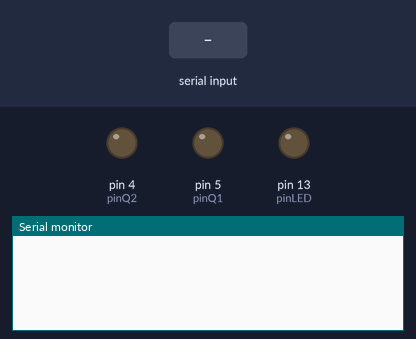
A sketch run on a simulated Arduino Uno, built with avr-gcc and run on an emulated ATmega328P. Shown: output pins drawn as LEDs (lit = HIGH), the last lines printed to the serial monitor. The inputs (shaded band) are chosen by the test bench.

Above: at 1.2 s.
1.3 s: "LED\n" received over Serial
At 1.7 s:
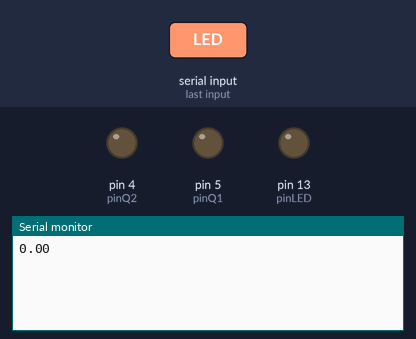
2.8 s: "V\n" received over Serial
At 4.0 s:
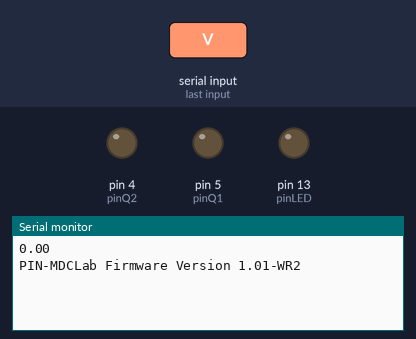
4.3 s: "S\n" received over Serial
At 5.1 s:
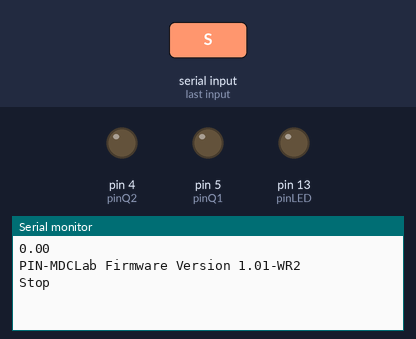

Measured:
- after the input at 1.3 s, the serial monitor: prints a new line at once (image 1)
- after the input at 2.8 s, the serial monitor: prints a new line at once (image 2)
- after the input at 4.3 s, the serial monitor: prints a new line at once (image 3)

The sketch:

dodoku.ino
```cpp
/*
  DC MOTOR Control Lab Firmware
  Pinrolinvic Manembu, Modified for DC Motor AND Adapted to wemos D1 mini R2,
  Oct 2018
  SOURCES Historie:
  Jeffrey Kantor, Initial Version Temperatur Control Labs
  John Hedengren, Modified
  Oct 2017

  scans the serial port looking for case-insensitive commands:
  U1        set Driver 1, range 0 to 100%
  U2        set Driver 2, range 0 to 100%
  KC1       get Encoder data (kecepatan1), returns reading as string
  KC2       get Encoder data (kecepatan2, returns reading as string
  VER       get firmware version string
  X         stop, enter sleep mode
  LED       set LED brightnes, range 0 to 100%
*/

// constants
const String vers = "1.01-WR2";  // version of this firmware
const int baud = 9600;         // serial baud rate
const char sp = ' ';           // command separator
const char nl = '\n';          // command terminator

// pin numbers corresponding to WEMOS R2 signals on the MDC Lab Kit
const int pinQ1   = 5;         // Q1       / D1
const int pinQ2   = 4;         // Q2       / D2
const int pinE1   = 14;        // Encoder1 / D5
const int pinE2   = 12;        // Encoder2 / D6
const int pinLED  = 13;        // LED      / D7

// global variables
volatile float interruptCo = 0;// additional for motor
char Buffer[64];               // buffer for parsing serial input
String cmd;                    // command
double pv;                     // pin value
float level;                   // LED level (0-100%)
int rps;                      // SPEED VARIABLE
float Q1 = 0;                  // value written to Q1 pin
float Q2 = 0;                  // value written to Q2 pin
int iwrite = 0;                // integer value for writing
float dwrite = 0;              // float value for writing
int n = 10;                    // number of samples for each temperature measurement

void parseSerial(void) {
  int ByteCount = Serial.readBytesUntil(nl,Buffer,sizeof(Buffer));
  String read_ = String(Buffer);
  memset(Buffer,0,sizeof(Buffer));

  // separate command from associated data
  int idx = read_.indexOf(sp);
  cmd = read_.substring(0,idx);
  cmd.trim();
  cmd.toUpperCase();

  // extract data. toInt() returns 0 on error
  String data = read_.substring(idx+1);
  data.trim();
  pv = data.toFloat();
}


// Command handler part
void dispatchCommand(void) {
  if (cmd == "U1") {
    Q1 = max(0.0, min(100.0, pv));
    iwrite = int(Q1 * 10); // 10.0 max
    iwrite = max(0, min(1023, iwrite));
    analogWrite(pinQ1, iwrite);
    Serial.println(Q1);
  }
  else if (cmd == "U2") {
    Q2 = max(0.0, min(100.0, pv));
    iwrite = int(Q2 * 5); // 2.55 max
    iwrite = max(0, min(1023, iwrite));
    analogWrite(pinQ2, iwrite);
    Serial.println(Q2);
  }
  else if (cmd == "KC1") {
    pinMode(pinE1, INPUT_PULLUP);
    attachInterrupt(digitalPinToInterrupt(pinE1), handleInterrupt, FALLING);
    delay(1000);
    rps = (interruptCo/20)*60;
    //rps = interruptCo;
    interruptCo = 0;
    Serial.println(rps);
    detachInterrupt(digitalPinToInterrupt(pinE1));
  }
  else if (cmd == "KC2") {
    pinMode(pinE1, INPUT_PULLUP);
    attachInterrupt(digitalPinToInterrupt(pinE2), handleInterrupt, FALLING);
    delay(500);
    rps = (interruptCo/20)*60;
    //rps = interruptCo;
    interruptCo = 0;
    Serial.println(rps);
    detachInterrupt(digitalPinToInterrupt(pinE2));
  }
  else if ((cmd == "V") or (cmd == "VER")) {
    Serial.println("PIN-MDCLab Firmware Version " + vers);
  }
  else if (cmd == "LED") {
    level = max(0.0, min(100.0, pv));
    iwrite = int(level * 5.0);
    iwrite = max(0, min(500, iwrite));
    analogWrite(pinLED, iwrite);
    Serial.println(level);
  }
  else if (cmd == "S") {
    analogWrite(pinQ1, 0);
    analogWrite(pinQ2, 0);
    Serial.println("Stop");
  }
}

// wemos startup
void setup() {
  Serial.begin(baud);
  while (!Serial) {
    ; // wait for serial port to connect.
  }
  analogWrite(pinQ1, 0);
  analogWrite(pinQ2, 0);
}

void handleInterrupt() {
  interruptCo++;
}

// wemos main event loop
void loop() {
  parseSerial();
  dispatchCommand();
}
```
